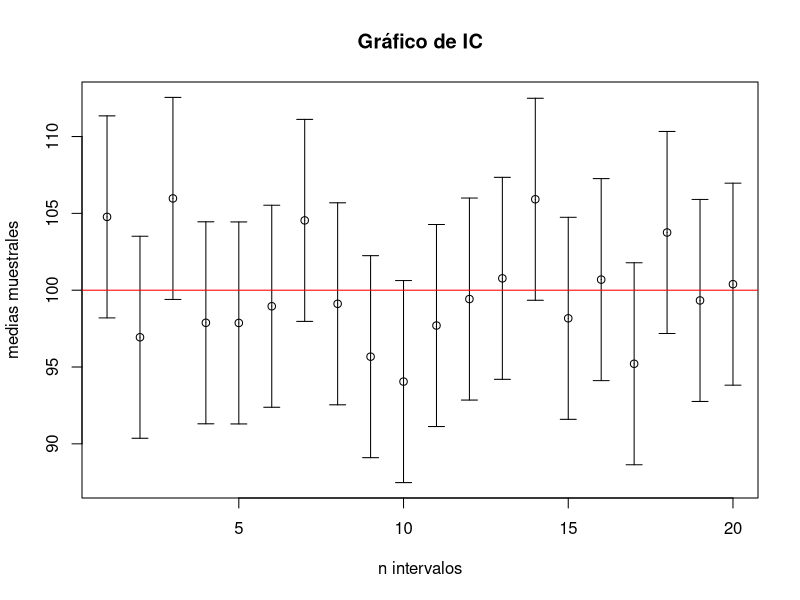
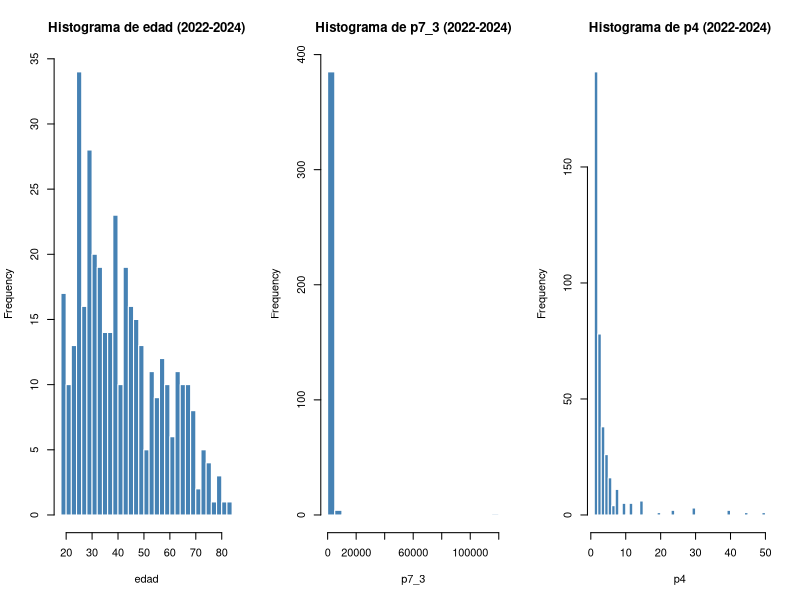
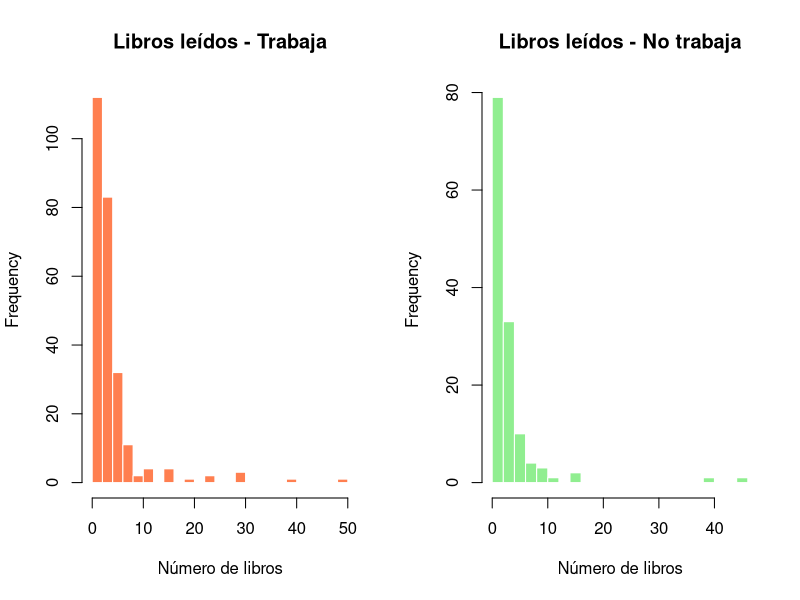
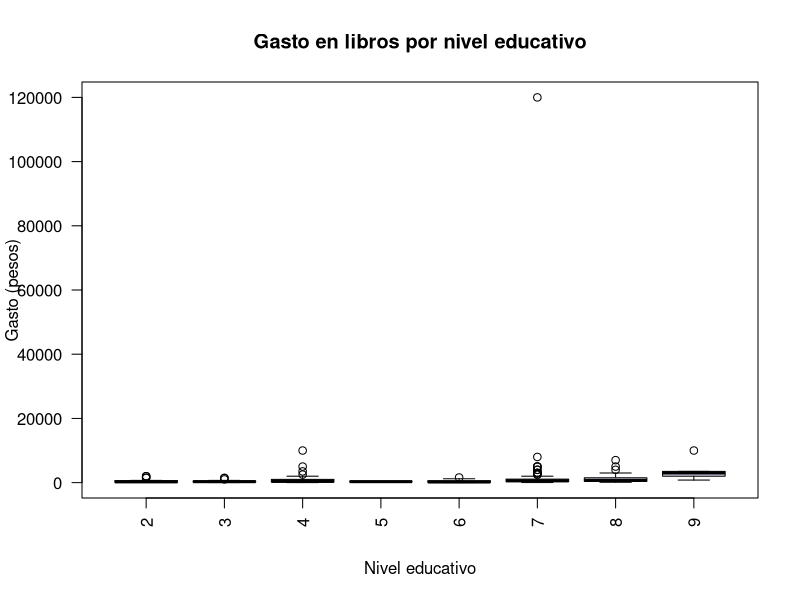
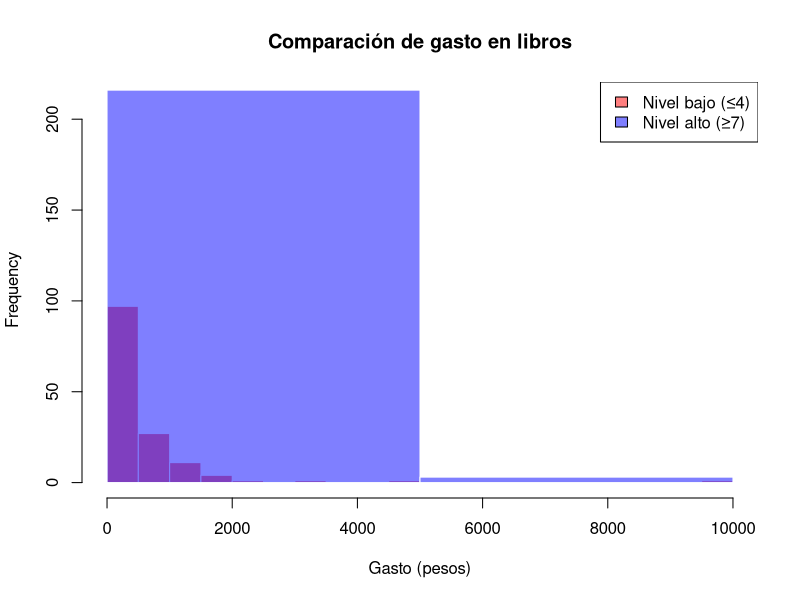
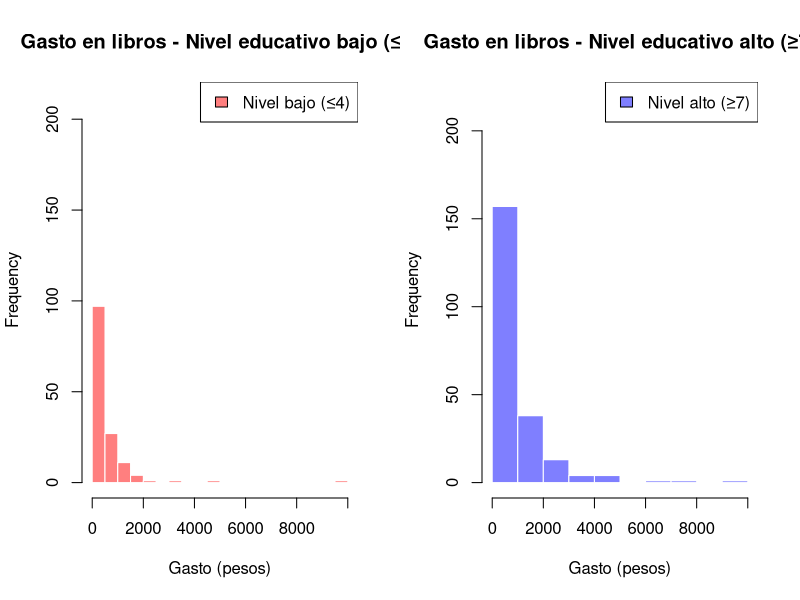
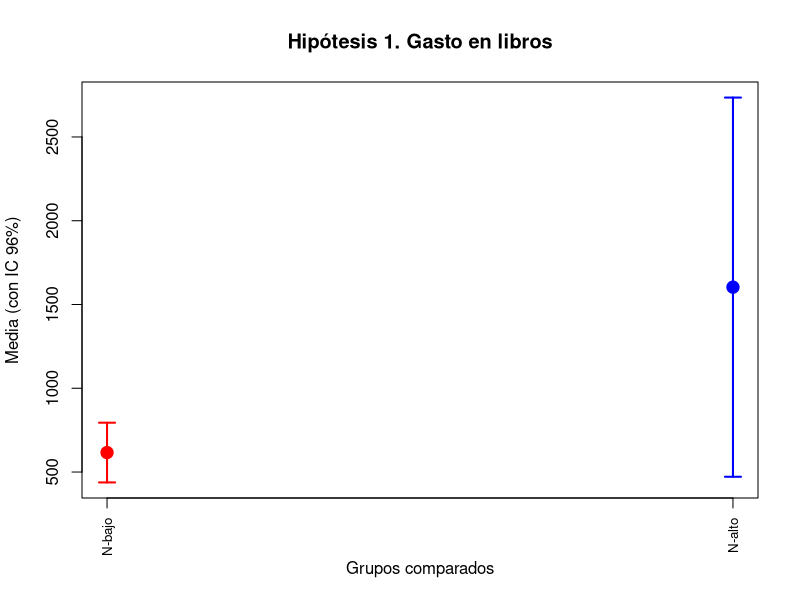
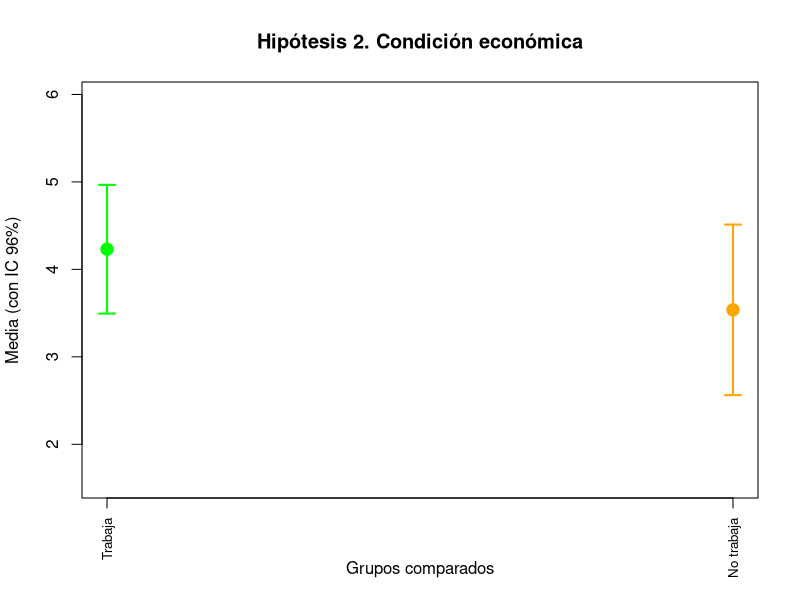

The R source for these figures, in order:
## ---- chunk 1
knitr::opts_chunk$set(echo = TRUE)
library(plotrix)
library(dplyr)
library(knitr)
library(kableExtra)
library(ggplot2)
## ---- chunk 2
#Nueva base de datos de los 3 años
M22L = read.csv("Datos2022Limpios.csv")
M23L = read.csv("Datos2023Limpios.csv")
M24L = read.csv("Datos2024Limpios.csv")

M2224 = bind_rows(M22L,M23L,M24L)

write.csv(M2224,"BasedeDatosMolec.csv",row.names = FALSE)
## ---- chunk 3
n = 20 # u otro valor como 50, 100
media = 100 # Media de población
DE = 15 # Desviación estándar depoblación
ErrorEst= DE/sqrt(n)
X_ = rnorm(n, media, ErrorEst)
E = 1.96*DE/sqrt(n) # E = Error máximo
plotCI(1:n,X_, E ,main="Gráfico de IC", , xlab
= "n intervalos", ylab = "medias muestrales")
abline(h = 100, col = "red")

## ---- chunk 4
alfa1 = 0.04
nc = 1 - alfa1

LI1= M2224 %>% filter(nivel <= 4) %>% pull(p7_3)
LS1= M2224 %>% filter(nivel >= 7) %>% pull(p7_3)

n11 = length(LI1)
n21 = length(LS1)

x1bar = mean(LI1)
x2bar = mean(LS1)

s11 = var(LI1)
s21 = var(LS1)

t1 = (x1bar - x2bar) / sqrt(s11/n11 + s21/n21)

df1 = (s11/n11 + s21/n21)^2 /  ( (s11/n11)^2/(n11-1) + (s21/n21)^2/(n21-1) )

zf1 = qt(alfa1, df1)

#Cola izquierda porque buscamos un valor menor
p1 = pt(t1, df1)

se1 = sqrt(s11) / sqrt(n11) 
se2 = sqrt(s21) / sqrt(n21)  

t_crit_bilateral <- qt(0.98, df = n11 - 1) 

E1 = t_crit_bilateral * se1
E2 = t_crit_bilateral * se2

cat("Estadístico de prueba t =",t1,"\nValor crítico =",zf1,"\nValor p =",p1)
## ---- chunk 5
t.test(LI1, LS1, alternative = "less", var.equal = FALSE, conf.level = 0.96)
## ---- chunk 6
trabaja= M2224 %>% filter(cond_act == 1) %>% pull(p4)
no_trabaja= M2224 %>% filter(cond_act != 1) %>% pull(p4)

n12 = length(trabaja)
n22 = length(no_trabaja)

x1bar2 = mean(trabaja)
x2bar2 = mean(no_trabaja)

s12 = var(trabaja)
s22 = var(no_trabaja)

t2 = (x1bar2 - x2bar2) / sqrt(s12/n12 + s22/n22)

zf2 = qnorm(1-alfa1/2)

df2 = (s12/n12 + s22/n22)^2 /  ( (s12/n12)^2/(n12-1) + (s22/n22)^2/(n22-1) )

#Prueba de 2 colas
p2 = 2*pt(-abs(t2), df2)

SE = sqrt(s12/n12 + s22/n22)
tc2 = qt(1 - alfa1/2, df2)
LI2 = (x1bar2 - x2bar2) - tc2 * SE
LS2 = (x1bar2 - x2bar2) + tc2 * SE

cat("Estadístico de prueba t =",t2,"\nValor crítico =",zf2,"\nValor p =",p2)
cat("\nIntervalo: [",LI2,",",LS2,"]")
## ---- chunk 7
t.test(trabaja, no_trabaja, alternative = "two.sided", var.equal = FALSE, conf.level = 0.96)
## ---- chunk 8
hombres=M2224 %>% filter(sexo == 1) %>% pull(p4)
mujeres=M2224 %>% filter(sexo == 2) %>% pull(p4)

n13 = length(hombres)
n23 = length(mujeres)

x1bar3 = mean(hombres)
x2bar3 = mean(mujeres)

s13 = var(hombres) 
s23 = var(mujeres)

sp3 = ((n13 - 1)*s13 + (n23 - 1)*s23) / (n13 + n23 - 2)

# Estadístico t con varianzas iguales
t3 = (x1bar3 - x2bar3) / sqrt(sp3 * (1/n13 + 1/n23))

zf3 = qnorm(1-alfa1/2)

df3 = n13 + n23 - 2

p3 = 2 * pt(-abs(t3), df3)

SE3 = sqrt(sp3 * (1/n13 + 1/n23))
tc3 = qt(1 - alfa1/2, df3)
LI3 = (x1bar3 - x2bar3) - tc3 * SE3
LS3 = (x1bar3 - x2bar3) + tc3 * SE3

cat("Estadístico de prueba t =",t3,"\nValor crítico =",zf3,"\nValor p =",p3)
cat("\nIntervalo: [",LI3,",",LS3,"]")
## ---- chunk 9
t.test(hombres, mujeres, alternative = "two.sided",var.equal = TRUE, conf.level = 0.96)
## ---- chunk 10
# Seleccionar solo las variables cuantitativas
Datos_cuant_combinados = M2224[, c("edad", "p7_3", "p4")]
par(mfrow = c(1,3))
for (v in names(Datos_cuant_combinados)) {
  hist(Datos_cuant_combinados[[v]], 
       main = paste("Histograma de", v, "(2022-2024)"), 
       xlab = v, col = "steelblue", border = "white",
       breaks = 40)
}
par(mfrow = c(1,1))
## ---- chunk 11
par(mfrow = c(1,2))

# Histograma para quienes trabajan
hist(trabaja, 
     main = "Libros leídos - Trabaja", 
     xlab = "Número de libros", 
     col = "coral", 
     border = "white",
     breaks = 20)

# Histograma para quienes no trabajan
hist(no_trabaja, 
     main = "Libros leídos - No trabaja", 
     xlab = "Número de libros", 
     col = "lightgreen", 
     border = "white",
     breaks = 20)

par(mfrow = c(1,1))
## ---- chunk 12
# Función de análisis cuantitativo
analisis_cuant = function(x){
  x = as.numeric(x)
  x = x[!is.na(x)]
  
  if(length(x) < 2){
    return(data.frame(
      Media = NA, Mediana = NA, Rango_Medio = NA, Desviacion = NA,
      Coef_Variacion = NA, Q1 = NA, Q2 = NA, Q3 = NA,
      Sesgo = NA, Curtosis = NA
    ))
  }
  
  media = mean(x)
  mediana = median(x)
  rango_medio = (max(x) + min(x)) / 2
  desv = sd(x)
  coef_var = ifelse(media != 0, (desv / media) * 100, NA)
  cuartiles = quantile(x, probs = c(0.25, 0.5, 0.75))
  
  if (desv > 0){
    sesgo = sum((x - media)^3) / (length(x) * desv^3)
    curtosis = sum((x - media)^4) / (length(x) * desv^4)
  } else {
    sesgo = NA
    curtosis = NA
  }
  
  data.frame(
    Media = round(media, 2),
    Mediana = round(mediana, 2),
    Rango_Medio = round(rango_medio, 2),
    Desviacion = round(desv, 2),
    CV = round(coef_var, 2),
    Q1 = round(cuartiles[1], 2),
    Q2 = round(cuartiles[2], 2),
    Q3 = round(cuartiles[3], 2),
    Sesgo = round(sesgo, 2),
    Curtosis = round(curtosis, 2)
  )
}

# Aplicar análisis a datos combinados
tabla_cuant_combinada = lapply(Datos_cuant_combinados, analisis_cuant)
tabla_cuant_combinada = do.call(rbind, tabla_cuant_combinada)
rownames(tabla_cuant_combinada) = names(Datos_cuant_combinados)

kable(tabla_cuant_combinada, 
      caption = "Tabla 1. Medidas descriptivas de variables cuantitativas (2022-2024)") %>%
  kable_styling(full_width = TRUE, bootstrap_options = c("striped","hover"))
## ---- chunk 13
par(mfrow = c(1,1))

# Boxplot del gasto por nivel educativo
boxplot(p7_3 ~ nivel, data = M2224,
        main = "Gasto en libros por nivel educativo",
        xlab = "Nivel educativo",
        ylab = "Gasto (pesos)",
        col = "lavender",
        las = 2)

# Histograma comparativo
hist(LI1, 
     main = "Comparación de gasto en libros", 
     xlab = "Gasto (pesos)", 
     col = rgb(1,0,0,0.5), 
     border = "white",
     breaks = 30,
     ylim = c(0, max(c(length(LI1[LI1 < 5000]), length(LS1[LS1 < 5000])))))
hist(LS1, 
     col = rgb(0,0,1,0.5), 
     border = "white",
     breaks = 20,
     add = TRUE)
legend("topright", 
       legend = c("Nivel bajo (≤4)", "Nivel alto (≥7)"), 
       fill = c(rgb(1,0,0,0.5), rgb(0,0,1,0.5)))

par(mfrow = c(1,1))

# Configurar la ventana gráfica para mostrar 1 fila y 2 columnas
par(mfrow = c(1, 2))

# Histograma para Nivel Bajo (≤4)
hist(LI1, 
     main = "Gasto en libros - Nivel educativo bajo (≤4)", 
     xlab = "Gasto (pesos)", 
     col = rgb(1,0,0,0.5), 
     border = "white",
     breaks = 30,
     ylim = c(0, max(c(length(LI1[LI1 < 5000]), length(LS1[LS1 < 5000])))),
     xlim = c(0, 10000))
legend("topright", 
       legend = "Nivel bajo (≤4)", 
       fill = rgb(1,0,0,0.5))

# Histograma para Nivel Alto (≥7)
hist(LS1, 
     main = "Gasto en libros - Nivel educativo alto (≥7)", 
     xlab = "Gasto (pesos)", 
     col = rgb(0,0,1,0.5), 
     border = "white",
     breaks = 150,
     ylim = c(0, max(c(length(LI1[LI1 < 10000]), length(LS1[LS1 < 10000])))),
     xlim = c(0, 10000))
# Añadir leyenda dentro del segundo histograma (opcional)
legend("topright", 
       legend = "Nivel alto (≥7)", 
       fill = rgb(0,0,1,0.5))

par(mfrow = c(1, 1))
## ---- chunk 14
library(plotrix)

alfa = 0.04
nc = 1 - alfa

media_bajo = mean(LI1)
media_alto = mean(LS1)
se_bajo = sd(LI1) / sqrt(length(LI1))
se_alto = sd(LS1) / sqrt(length(LS1))
E_bajo = qt(1 - alfa/2, length(LI1)-1) * se_bajo
E_alto = qt(1 - alfa/2, length(LS1)-1) * se_alto

media_trabaja = mean(trabaja)
media_no_trabaja = mean(no_trabaja)
se_trabaja = sd(trabaja) / sqrt(length(trabaja))
se_no_trabaja = sd(no_trabaja) / sqrt(length(no_trabaja))
E_trabaja = qt(1 - alfa/2, length(trabaja)-1) * se_trabaja
E_no_trabaja = qt(1 - alfa/2, length(no_trabaja)-1) * se_no_trabaja

media_hombres = mean(hombres)
media_mujeres = mean(mujeres)
se_hombres = sd(hombres) / sqrt(length(hombres))
se_mujeres = sd(mujeres) / sqrt(length(mujeres))
E_hombres = qt(1 - alfa/2, length(hombres)-1) * se_hombres
E_mujeres = qt(1 - alfa/2, length(mujeres)-1) * se_mujeres

medias1 = c(media_bajo, media_alto)
medias2 = c(media_trabaja, media_no_trabaja)
medias3 = c(media_hombres, media_mujeres)
errores1 = c(E_bajo, E_alto)
errores2 = c(E_trabaja, E_no_trabaja)
errores3 = c(E_hombres, E_mujeres)
grupos1 = c("N-bajo", "N-alto")
grupos2 = c("Trabaja", "No trabaja")
grupos3 = c("Hombres", "Mujeres")
colores1 = c("red", "blue")
colores2 = c("green", "orange")
colores3 = c("purple", "pink")

par(mfrow = c(1, 1))
plotCI(1:2, medias1, errores1,
       main = "Hipótesis 1. Gasto en libros",
       xlab = "Grupos comparados", 
       ylab = "Media (con IC 96%)",
       xaxt = "n",
       pch = 19,
       col = colores1,
       lwd = 2,
       cex = 1.5,
       ylim = c(min(medias1 - errores1) - 1, max(medias1 + errores1) + 1))

axis(1, at = 1:2, labels = grupos1, las = 2, cex.axis = 0.8)
abline(v = c(2.5, 4.5), lty = 2, col = "gray")

plotCI(1:2, medias2, errores2,
       main = "Hipótesis 2. Condición económica",
       xlab = "Grupos comparados", 
       ylab = "Media (con IC 96%)",
       xaxt = "n",
       pch = 19,
       col = colores2,
       lwd = 2,
       cex = 1.5,
       ylim = c(min(medias2 - errores2) - 1, max(medias2 + errores2) + 1))

axis(1, at = 1:2, labels = grupos2, las = 2, cex.axis = 0.8)
abline(v = c(2.5, 4.5), lty = 2, col = "gray")

plotCI(1:2, medias3, errores3,
       main = "Hipótesis 3. Género",
       xlab = "Grupos comparados", 
       ylab = "Media (con IC 96%)",
       xaxt = "n",
       pch = 19,
       col = colores3,
       lwd = 2,
       cex = 1.5,
       ylim = c(min(medias3 - errores3) - 1, max(medias3 + errores3) + 1))

axis(1, at = 1:2, labels = grupos3, las = 2, cex.axis = 0.8)
abline(v = c(2.5, 4.5), lty = 2, col = "gray")
